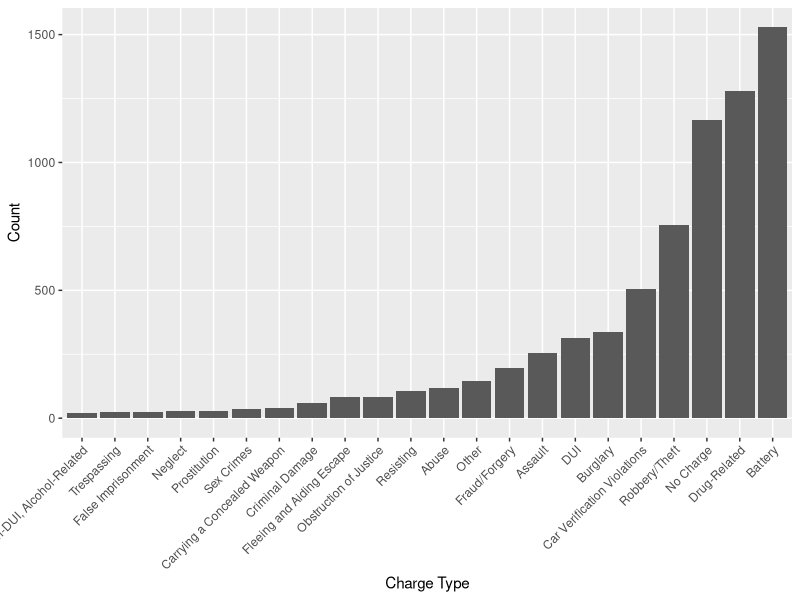
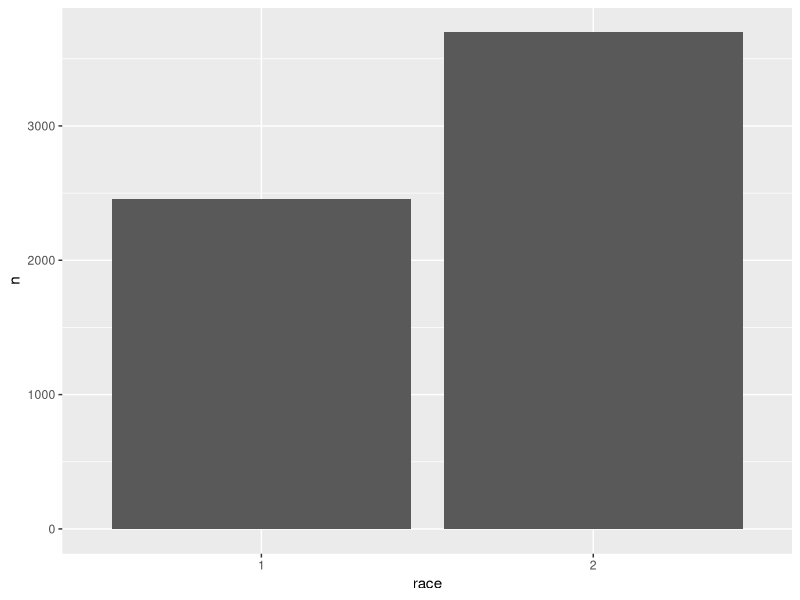
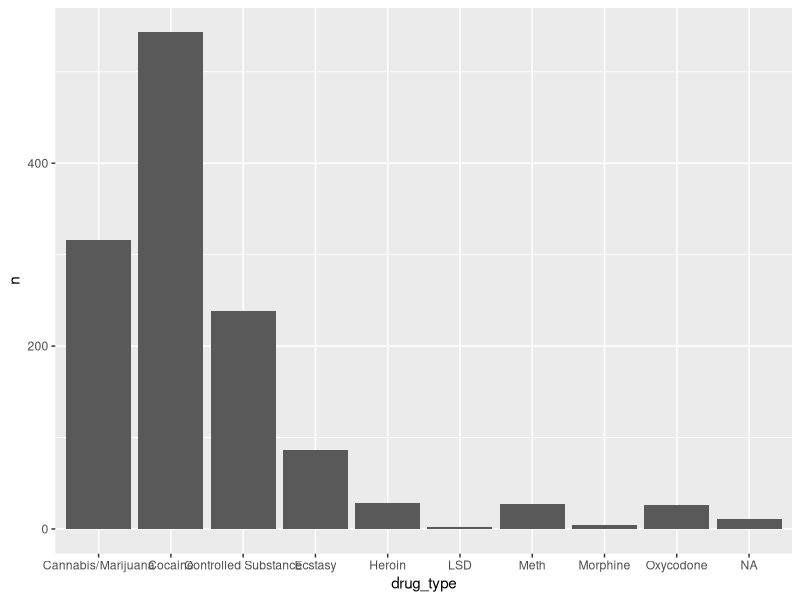
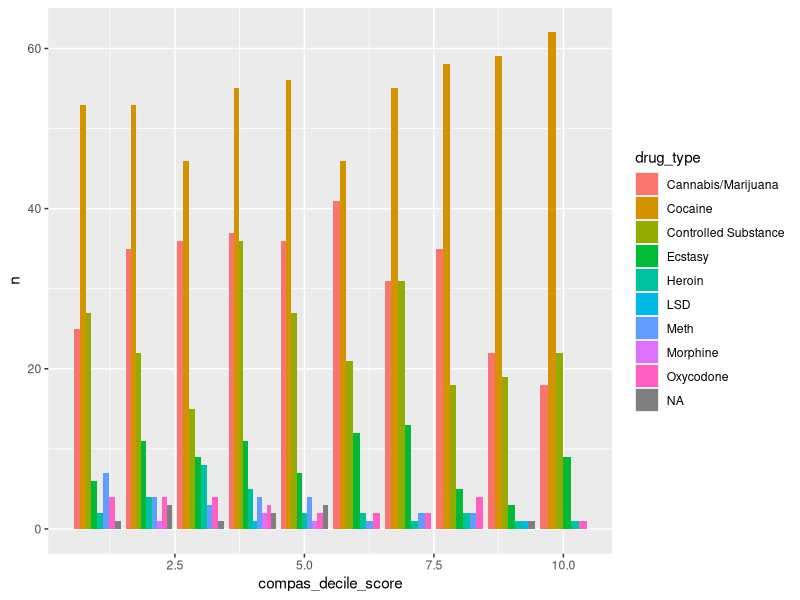
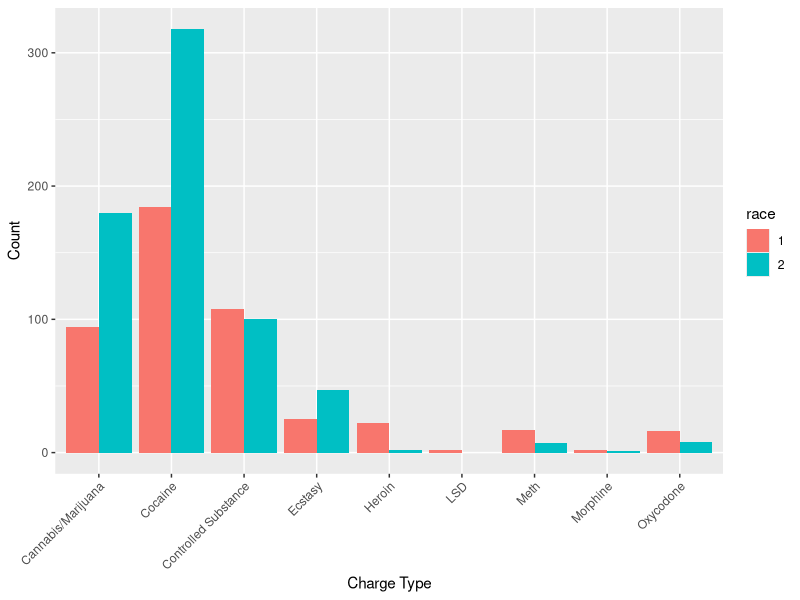
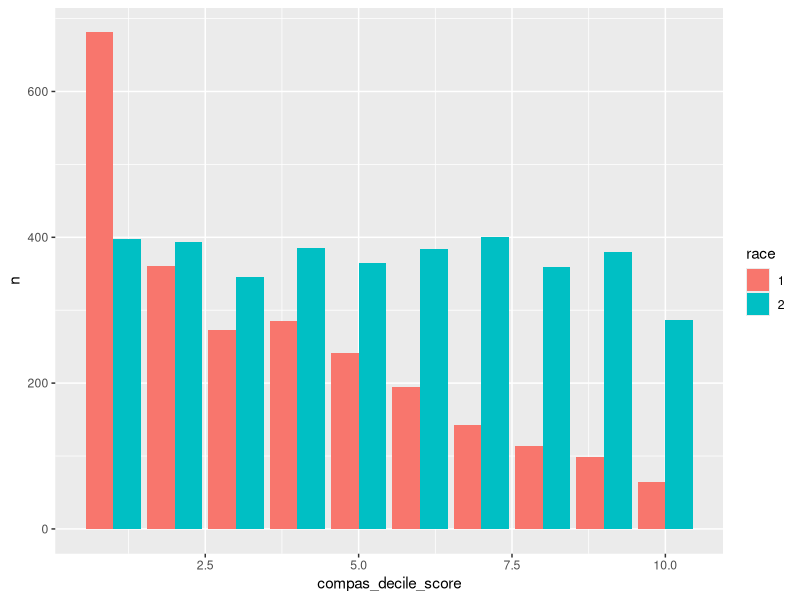

The R script that drew these images, in order:
#Library and loading----
library(tidyverse)
library(ggplot2)

df <- read_csv("data/broward_agg.csv",
         na = "NA")

df <- df |>
  mutate(race = as.factor(race),
         sex = as.factor(sex),
         charge_degree = as.factor(charge_degree))

df |>
  group_by(aggregated) |>
  count() |>
  filter(n >= 20) |>
  ggplot(aes(x = fct_reorder(aggregated, n), y = n)) +
  geom_col() +
  labs(main = "Distribution of Charges Using New Label Aggregates",
       x = "Charge Type",
       y = "Count") +
  theme(axis.text.x = element_text(angle = 45, vjust = 1, hjust=1)) #rotate label

#visualizing the dataset----
df |>
  filter(race == 1 | race == 2) |>
  group_by(race) |>
  count() |>
  ggplot(aes(race, n)) +
  geom_col()

df |>
  filter(aggregated == "Drug-Related") |>
  group_by(drug_type) |>
  count() |>
  ggplot(aes(drug_type, n)) +
  geom_col()

df |>
  filter(aggregated == "Drug-Related") |>
  group_by(drug_type) |>
  count(drug_type, compas_decile_score, .drop = FALSE) |>
  ggplot(aes(x = compas_decile_score, y = n, fill = drug_type)) + 
  geom_bar(position="dodge", stat="identity") #can check if theres a uniform distribution here... GOF test
#NAs from Trafficking unspecified drug


df |>
  filter(aggregated == "Drug-Related",
         !is.na(drug_type)) |>
  group_by(drug_type) |>
  count(drug_type, race, .drop = FALSE) |>
  filter(race %in% 1:2) |>
  ggplot(aes(x = drug_type, y = n, fill = race)) + 
  geom_bar(position="dodge", stat="identity") +
  labs(main = "Bar Plot Comparing Race and Drug Type",
       x = "Charge Type",
       y = "Count") +
  theme(title = element_text(hjust = 0.5), #not showing title??
        axis.text.x = element_text(angle = 45, vjust = 1, hjust=1))

df |>
  filter(race %in% 1:2) |>
  group_by(compas_decile_score) |>
  count(race, compas_decile_score) |>
  ggplot(aes(x = compas_decile_score, y = n, fill = race)) + 
  geom_bar(position="dodge", stat="identity")